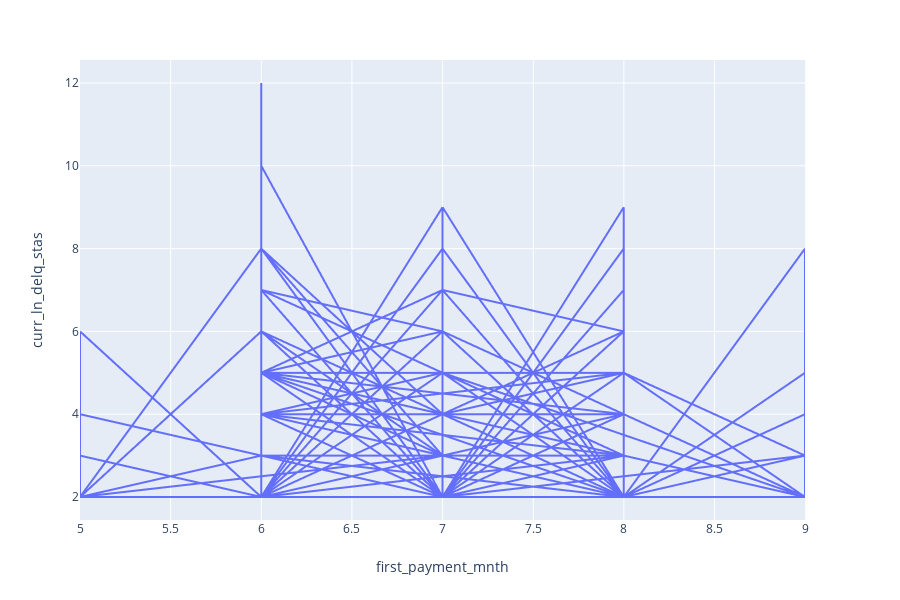

Notebook source saved alongside this figure:
### Code cell
fig = px.line(data, x='first_payment_mnth', y='curr_ln_delq_stas')
fig.show()

### Figure 1 — Plotly figure (JSON) as saved in the notebook; plotly's stock layout.template omitted (floating-point values rounded to 4 significant figures; data arrays with more than 128 entries replaced by an {"elided": "..."} marker saying what was removed)
{"data": [{"hoverlabel": {"namelength": 0}, "hovertemplate": "first_payment_mnth=%{x}<br>curr_ln_delq_stas=%{y}", "legendgroup": "", "line": {"color": "#636efa", "dash": "solid"}, "mode": "lines", "name": "", "showlegend": false, "type": "scattergl", "x": {"elided": "10000 int values"}, "xaxis": "x", "y": {"elided": "10000 int values"}, "yaxis": "y"}], "layout": {"height": 600, "legend": {"tracegroupgap": 0}, "margin": {"t": 60}, "xaxis": {"anchor": "y", "domain": [0, 0.98], "title": {"text": "first_payment_mnth"}}, "yaxis": {"anchor": "x", "domain": [0, 1], "title": {"text": "curr_ln_delq_stas"}}}}
